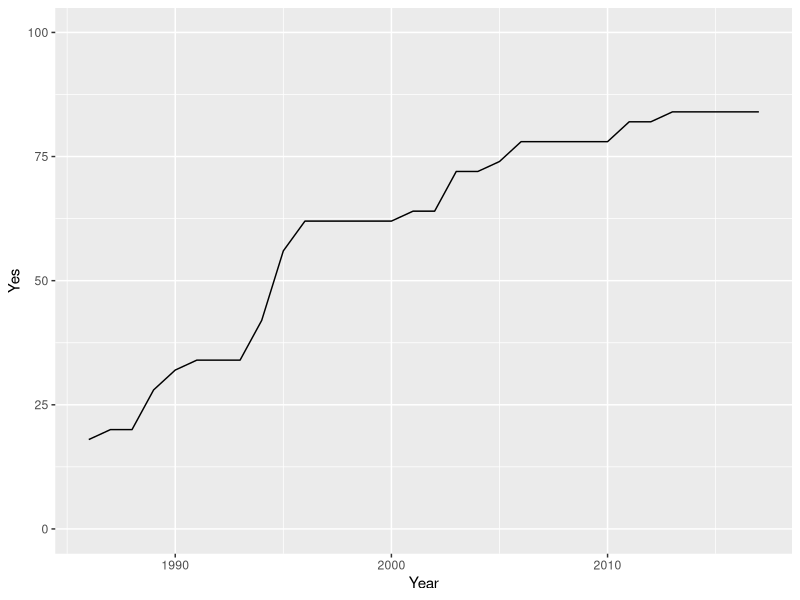
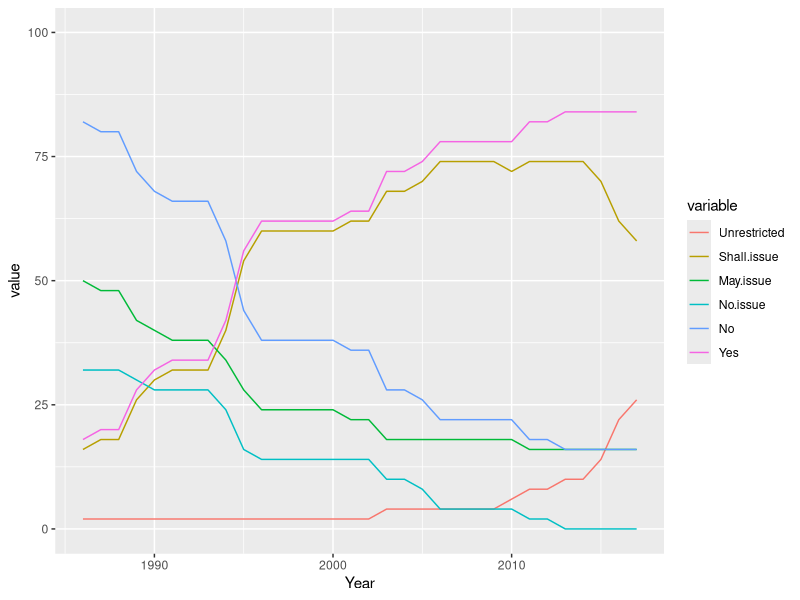

The R source for these figures, in order:
library(ggplot2)
df <- read.csv("concealed_carry.csv")
df$No <- df$May.issue + df$No.issue
df$Yes <- df$Unrestricted + df$Shall.issue
df.percent <- data.frame("Year" = df[,1], apply(df[,2:ncol(df)], 2, function(x) 100*(x/50)))
ggplot(df.percent, aes(Year, Yes)) + 
  geom_line() + scale_y_continuous(limits=c(0,100))
df.percent.long <- reshape2::melt(df.percent, id="Year")
ggplot(df.percent.long, aes(Year, value, color=variable)) + 
  geom_line() + scale_y_continuous(limits=c(0,100))